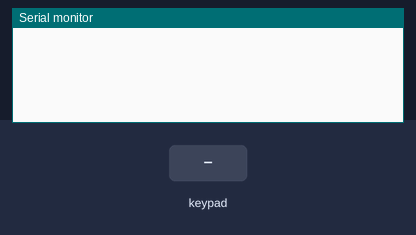
Simulated run of this sketch. Board: Arduino Uno, built with avr-gcc and run on an emulated ATmega328P. On the bench: the last lines printed to the serial monitor. Wiring (inferred from the names in the program): 4×4 keypad with keys 1 2 3 A 4 5 6 B 7 8 9 C * 0 # D: rows pin 11, pin 10, pin 9, pin 8; columns pin 7, pin 6, pin 5, pin 4. Inputs (shaded band) come from the test bench.

Above: at 1.2 s.
1.3 s: key '1' pressed
At 2.5 s:
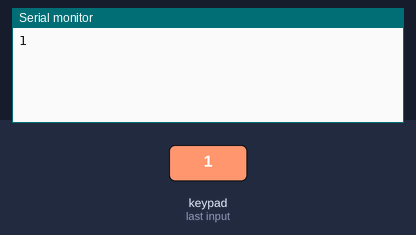
2.8 s: keypad keys 1 1 1 0 9 8 # pressed 0.4 s apart
At 7.2 s:
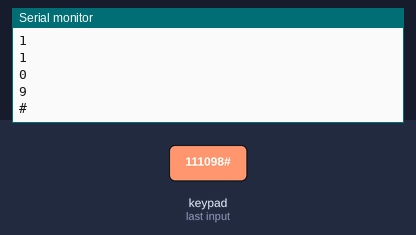
7.5 s: key 'A' pressed
At 8.4 s:
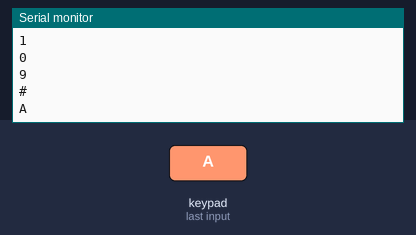
9.0 s: keypad keys 1 1 1 0 9 8 * pressed 0.4 s apart
At 13.2 s:
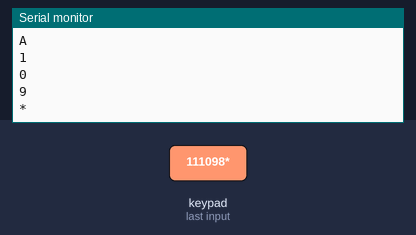
13.7 s: key 'B' pressed
At 14.4 s:
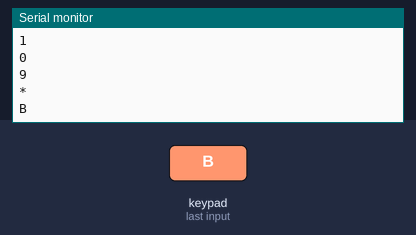
15.2 s: keypad keys 1 1 1 0 9 8 D pressed 0.4 s apart
At 19.1 s:
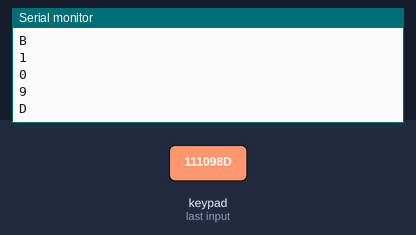
Timing chart, 0 to 20.6 s (numbered marks = the images above; inputs shaded):
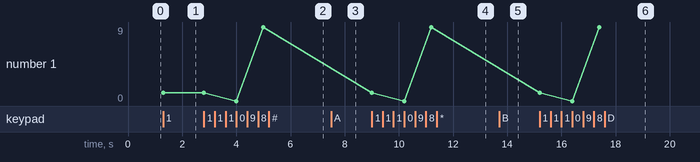

The sketch:

e3.ino
```cpp
// (C) Omid Khodaparast, Kaisa Arumeel, Alexander Säfström - Group: 2
// Work package 3
// Exercise 3 keypad
// Submission code: 346221


const byte row = 4; // Row of size 4
const byte column = 4; //Column of size 5

byte row_pins[row] = {11, 10, 9, 8}; // Define pins for the rows
byte column_pins[column] = {7, 6, 5, 4}; // Define pins for the columns

// Create a matrix consisting of keypad characters.
char keys[row][column] = {
  {'1', '2', '3', 'A'},
  {'4', '5', '6', 'B'},
  {'7','8', '9', 'C'},
  {'*', '0', '#', 'D'}
};


// Method to initialise the pins and start the serial
void setup()
{
  Serial.begin(9600); // start the serial

  // For each item in a row or column
  for(int i = 0; i < 4; i++) {
	pinMode(row_pins[i], OUTPUT); // Assign row pins as output pins
    pinMode(column_pins[i], INPUT); // Assign column pins as input
  }
}

// This method loops forever
void loop()
{

  for(int i = 0; i < 4; i++) { // For each iterm in a row
    digitalWrite(row_pins[i], LOW); // Turn off the circuit for row pins
    for(int j = 0; j < 4; j++) { // For each item in a column
      // If a button has been pressed on a particular position from column pin
      if(digitalRead(column_pins[j]) == LOW) {
        // Print out the current character from the matrix.
        Serial.println(keys[i][j]);
        // Delay for half a second
        delay(1000);
      }
    }
    // Turn the flow of circuit on for the current row pin.
    digitalWrite(row_pins[i], HIGH);
  }

}
```

Measured:
- after the input at 1.3 s, the serial monitor: prints a new line at once (image 1)
- after the input at 2.8 s, the serial monitor: prints a new line after 1.2 s (image 2)
- after the input at 7.5 s, the serial monitor: prints a new line at once (image 3)
- after the input at 9.0 s, the serial monitor: prints a new line at once (image 4)
- after the input at 13.7 s, the serial monitor: prints a new line at once (image 5)
- after the input at 15.2 s, the serial monitor: prints a new line at once (image 6)
- plotted number 1: 1 → 9 after the input at 2.8 s
